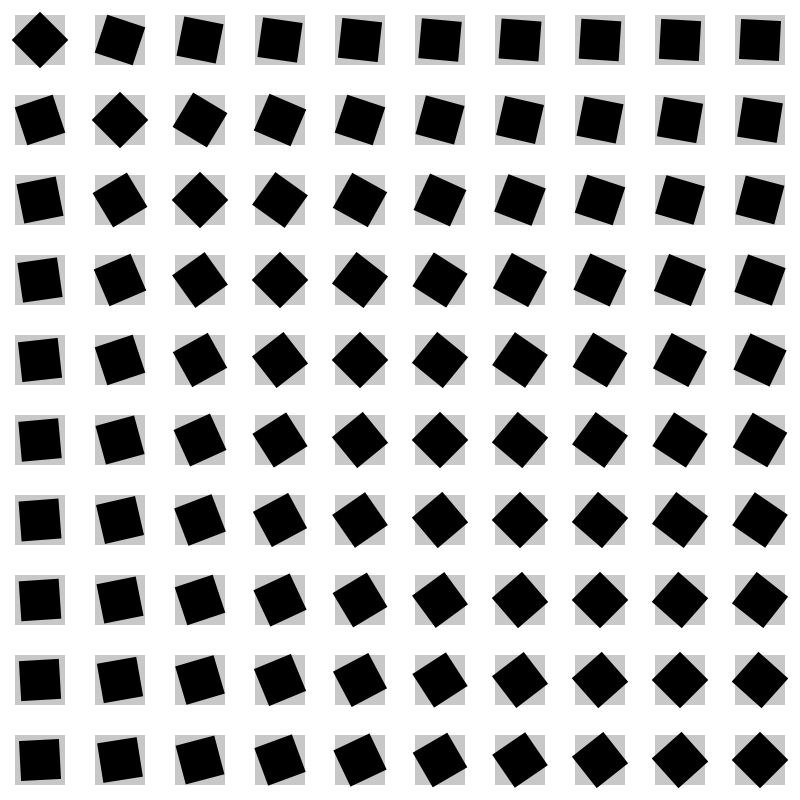
Frame 1 (no input)
Frame 60 (the mouse pressed at the canvas centre just before this capture): identical to frame 1, image omitted
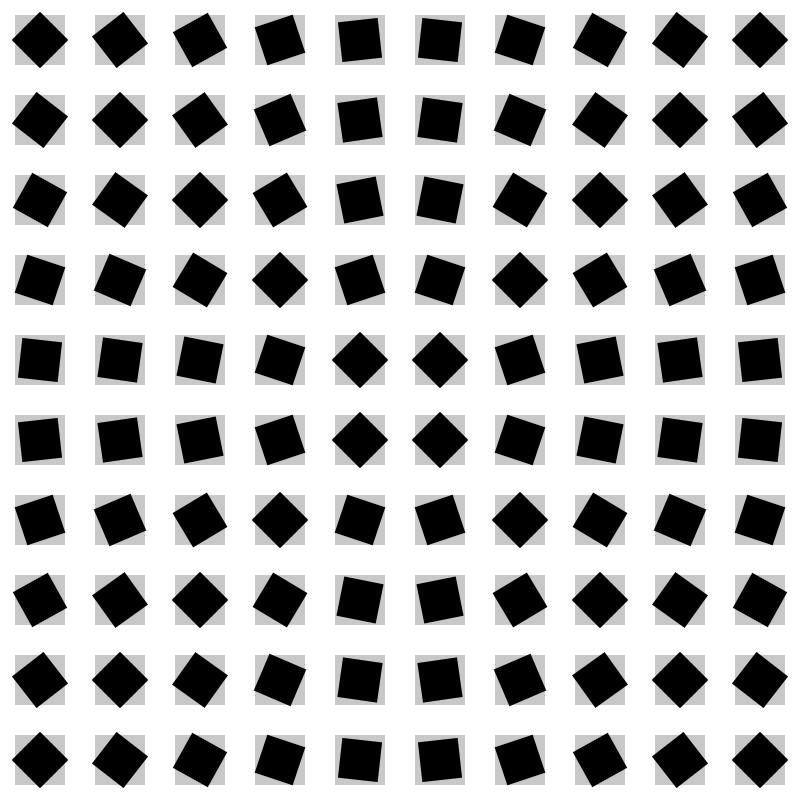
Frame 120 (the mouse held since frame 60 and released just before this capture)

The Processing sketch that drew these frames (run headless with seeded random() and noise(); from frame 60 on, the mouse is pressed at the canvas centre):

// Processing sketch: sketch_01_2
// ── sketch_01_2.pde
int Count = 10;
float shapeAngle = 0;

int tileWidth;
int tileHeight;

void setup() {
  size(800,800);
  
}

void draw() {
  background(255);
  
  tileWidth = width / Count;
  tileHeight = height / Count;
  rectMode(RADIUS);
  noStroke();
  
  for (int gridY = 0; gridY < Count; gridY++) {
    for (int gridX = 0; gridX < Count; gridX++) {

      int posX = tileWidth * gridX + tileWidth / 2;
      int posY = tileHeight * gridY + tileWidth / 2;

      // calculate angle between mouse position and actual position of the shape
      float angle = atan2(mouseY - posY, mouseX - posX) + (shapeAngle * (PI / 180));
      
      
      pushMatrix();
      translate(posX, posY);
      fill(200); 
      rect(0, 0, 25, 25); 
      rotate(angle);
      fill(0); 
      rect(0, 0, 20, 20); 
      popMatrix();
   
  }
 }
}

void keyPressed() {
  if (key == 's' || key == 'S') save("myCanvas1.2.png");

}
